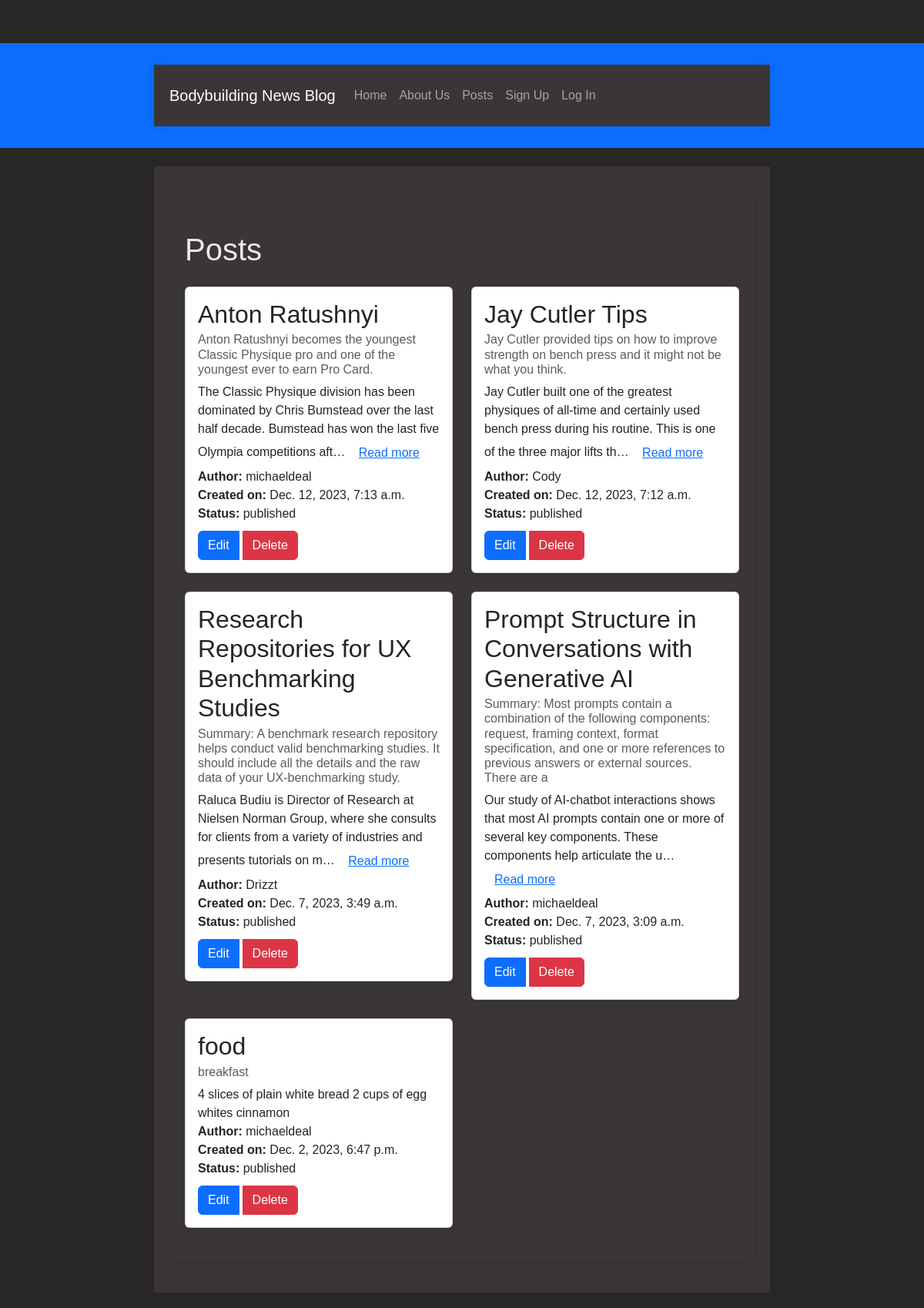
/posts/, run on the app's committed database.
### posts/models.py (models this page shows, shortened)
class Post(models.Model):
    title = models.CharField(max_length=200)
    subtitle = models.CharField(max_length=200)
    author = models.ForeignKey(
        get_user_model(),
        on_delete=models.CASCADE,
    )
    body = models.TextField()
    created_on = models.DateTimeField(auto_now_add=True)
    status = models.ForeignKey(
        Status,
        on_delete=models.CASCADE,
        null=True, default=None
    )

class Status(models.Model):
    name = models.CharField(max_length=200)
    description = models.TextField()
    def __str__(self):
        return self.name

### posts/views.py (the view)
# urls.py: path('', views.PostListView.as_view(), name='list'),
class PostListView(ListView):
    model = Post
    template_name = 'posts/list.html'
    def get_context_data(self, **kwargs):
        context = super().get_context_data(**kwargs)
        publish_status = Status.objects.get(name='published')
        context['post_list'] = Post.objects.filter(
            status=publish_status
        ).order_by('created_on').reverse()
        return context

### templates/posts/list.html (shortened to what this page needs)
{% extends 'base.html' %}
{% block content %}
    <div class="container">
        <h1 class="mt-4">Posts</h1>
        <div class="row mt-4">
            {% for post in post_list %}
                <div class="col-md-6">
                    <div class="card mb-4 shadow-sm">
                        <div class="card-body">
                            <h2 class="card-title">{{ post.title }}</h2>
                            <h6 class="card-subtitle mb-2 text-muted">{{ post.subtitle }}</h6>
                            <p class="card-text">
                                {% if post.body|length > 150 %}
                                    {{ post.body|truncatechars_html:150 }}
                                    <a class="btn btn-link" data-toggle="collapse" href="#collapse{{ post.pk }}" role="button" aria-expanded="false" aria-controls="collapse{{ post.pk }}">
                                        Read more
                                    </a>
                                {% else %}
                                    {{ post.body }}
                                {% endif %}
                            </p>
                            <p class="card-text"><strong>Author:</strong> {{ post.author }}</p>
                            <p class="card-text"><strong>Created on:</strong> {{ post.created_on }}</p>
                            <p class="card-text"><strong>Status:</strong> {{ post.status }}</p>
                            <div class="btn-group">
                                <a href="{% url 'edit' post.pk %}" class="btn btn-primary">Edit</a>
                                <a href="{% url 'delete' post.pk %}" class="btn btn-danger">Delete</a>
                            </div>
                        </div>
                    </div>
                </div>
            {% endfor %}
        </div>
    </div>
{% endblock content %}

### static/css/base.css (style rules this page uses)
body, h1, h2, p, ul, li { margin: 0; padding: 0; }
body { padding-top: 56px; }
body { font-family: 'Arial', sans-serif; background-color: #2a2727; color: #ede7e7; }
.container { max-width: 800px; margin: 20px auto; padding: 20px; background-color: #3a3636; box-shadow: 0 0 10px rgba(0, 0, 0, 0.1); }
a { color: #3498db; text-decoration: none; }
.container { margin-top: 20px; }
.card { transition: transform 0.3s; }
.btn-group { margin-top: 10px; }
.btn-primary, .btn-danger { margin-right: 5px; }
body { cursor: none; }

### data on the page
Post: title "Anton Ratushnyi", subtitle "Anton Ratushnyi becomes the youngest Classic Physique pro and one of the youngest ever to earn Pro Card.", body "The Classic Physique division has been dominated by Chris Bumstead over the last half decade. Bumstead has won the last five Olympia competitions aft…", author "michaeldeal", created_on "Dec. 12, 2023, 7:13 a.m.", status "published"
Post: title "Jay Cutler Tips", subtitle "Jay Cutler provided tips on how to improve strength on bench press and it might not be what you think.", body "Jay Cutler built one of the greatest physiques of all-time and certainly used bench press during his routine. This is one of the three major lifts th…", author "Cody", created_on "Dec. 12, 2023, 7:12 a.m.", status "published"
Post: title "Research Repositories for UX Benchmarking Studies", subtitle "Summary: A benchmark research repository helps conduct valid benchmarking studies. It should include all the details and the raw data of your UX-benchmarking study.", body "Raluca Budiu is Director of Research at Nielsen Norman Group, where she consults for clients from a variety of industries and presents tutorials on m…", author "Drizzt", created_on "Dec. 7, 2023, 3:49 a.m.", status "published"
Post: title "Prompt Structure in Conversations with Generative AI", subtitle "Summary: Most prompts contain a combination of the following components: request, framing context, format specification, and one or more references to previous answers or external sources. There are a", body "Our study of AI-chatbot interactions shows that most AI prompts contain one or more of several key components. These components help articulate the u…", author "michaeldeal", created_on "Dec. 7, 2023, 3:09 a.m.", status "published"
Post: title "food", subtitle "breakfast", body "4 slices of plain white bread 2 cups of egg whites cinnamon", author "michaeldeal", created_on "Dec. 2, 2023, 6:47 p.m.", status "published"
